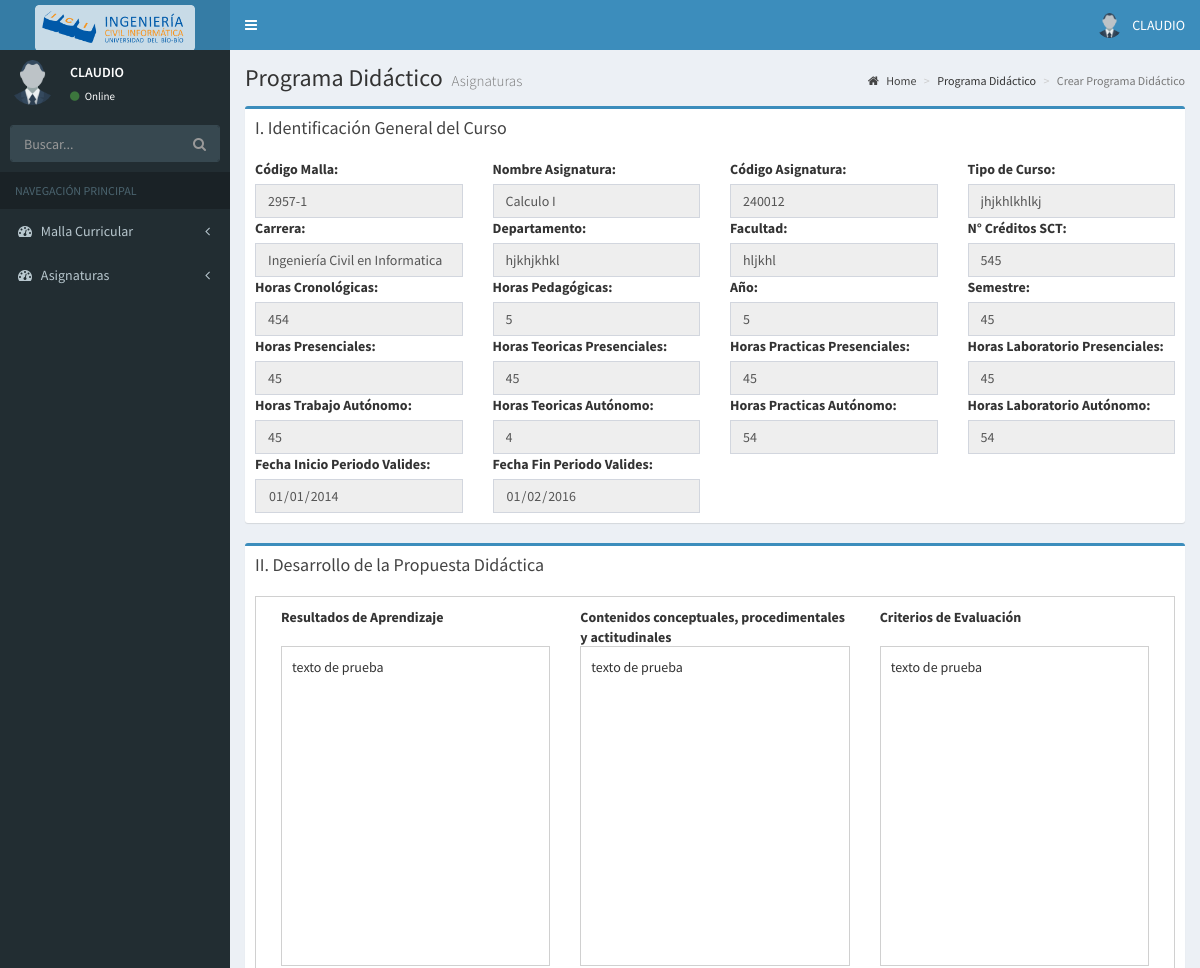
The app's page /Vista/Layout/crearProgramaDidacticoAsignaturas.php?pe_id=19 (signed in, upper part), older data.
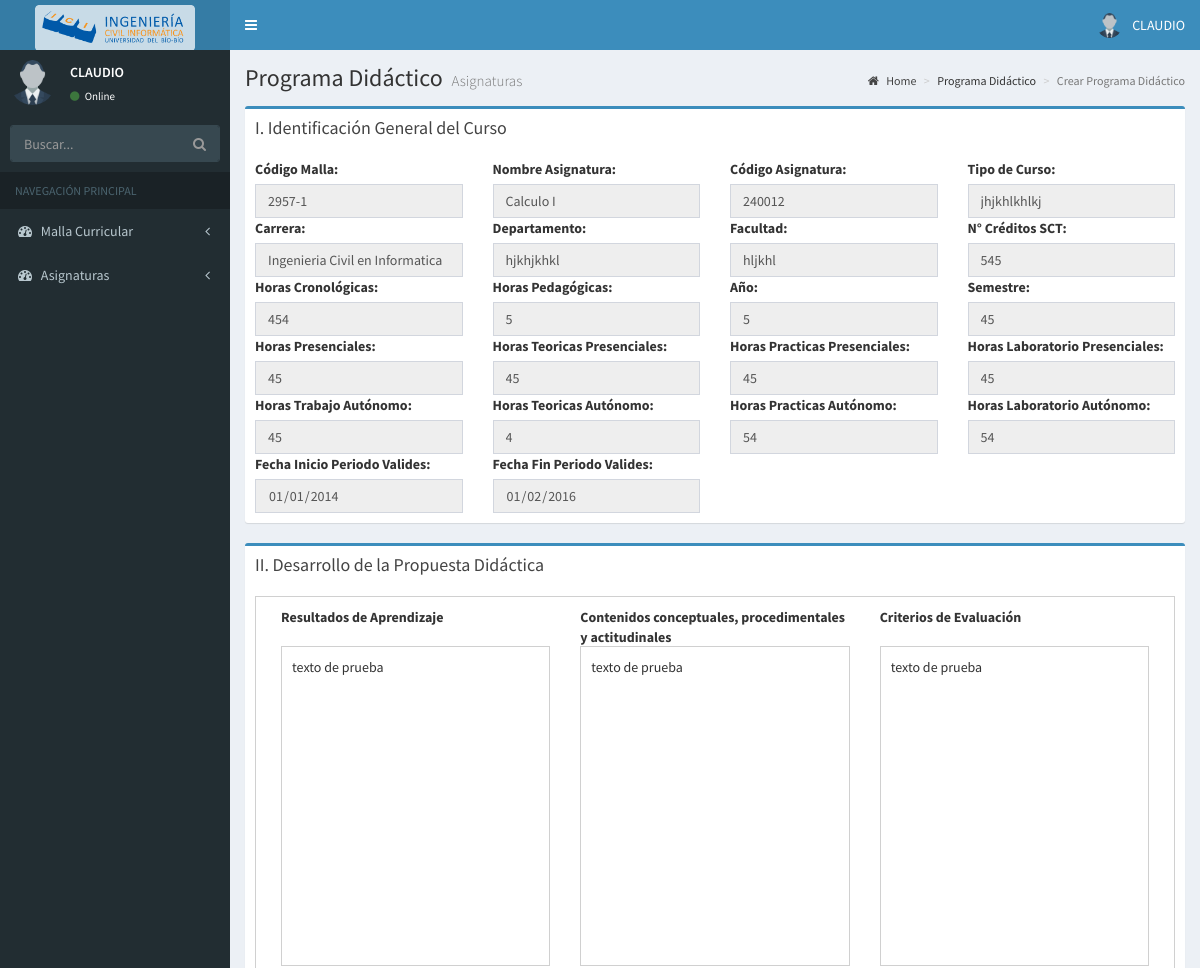
The same page, newer data.
### tables this page shows
CREATE TABLE IF NOT EXISTS `programa_extenso` (
`pe_id` int(11) NOT NULL,
  `pe_tipo_curso` varchar(45) DEFAULT NULL,
  `pe_carrera` varchar(45) DEFAULT NULL,
  `pe_departamento` varchar(45) DEFAULT NULL,
  `pe_facultad` varchar(45) DEFAULT NULL,
  `pe_nro_creditos` int(11) DEFAULT NULL,
  `pe_horas_cronologicas` int(11) DEFAULT NULL,
  `pe_horas_pedagogicas` int(11) DEFAULT NULL,
  `pe_anio` int(11) DEFAULT NULL,
  `pe_semestre` int(11) DEFAULT NULL,
  `pe_hrs_presenciales` int(11) DEFAULT NULL,
  `pe_ht_presenciales` int(11) DEFAULT NULL,
  `pe_hp_presenciales` int(11) DEFAULT NULL,
  `pe_hl_presenciales` int(11) DEFAULT NULL,
  `pe_hrs_autonomas` int(11) DEFAULT NULL,
  `pe_ht_autonomas` int(11) DEFAULT NULL,
  `pe_hp_autonomas` int(11) DEFAULT NULL,
  `pe_hl_autonomas` int(11) DEFAULT NULL,
  `pe_presentacion` varchar(2000) DEFAULT NULL,
  `pe_descriptor_competencias` varchar(2000) DEFAULT NULL,
  `pe_aprendizajes_previos` varchar(2000) DEFAULT NULL,
  `pe_fecha_inicio` date DEFAULT NULL,
  `pe_fecha_fin` date DEFAULT NULL,
  `pe_observacion` varchar(100) DEFAULT NULL,
  `pe_biblio_fundamental` varchar(2000) DEFAULT NULL,
  `pe_biblio_complementaria` varchar(2000) DEFAULT NULL,
  `asig_codigo` int(6) NOT NULL,
  `pe_fecha_modificacion` datetime NOT NULL,
  `usu_rut` int(11) NOT NULL,
  `pe_borrador` int(1) NOT NULL,
  `pe_sistema_evaluacion` varchar(2000) DEFAULT NULL
);

### Vista/Layout/crearProgramaDidacticoAsignaturas.php (the view, shortened to what the changed rows need)
<!DOCTYPE html>
<?php
$pe_id = $_REQUEST["pe_id"];
include_once '../../Controlador/Contenedor.php';
$control = Contenedor::getInstancia();
$programa_extenso = $control->getPrograma_extensoByID($pe_id);
?>
<html>
    <head>
        <link rel="stylesheet" href="../../Files/Complementos/template_admin_lite/bootstrap/css/bootstrap.min.css">
        <link rel="stylesheet" href="https://cdnjs.cloudflare.com/ajax/libs/font-awesome/4.5.0/css/font-awesome.min.css">
        <link rel="stylesheet" href="https://cdnjs.cloudflare.com/ajax/libs/ionicons/2.0.1/css/ionicons.min.css">
        <link rel="stylesheet" href="../../Files/Complementos/template_admin_lite/dist/css/AdminLTE.min.css">
        <link rel="stylesheet" href="../../Files/Complementos/template_admin_lite/dist/css/skins/_all-skins.min.css">
        <link rel="stylesheet" href="../../Files/Complementos/template_admin_lite/plugins/iCheck/flat/blue.css">
        <link rel="stylesheet" href="../../Files/Complementos/template_admin_lite/plugins/morris/morris.css">
        <link rel="stylesheet" href="../../Files/Complementos/template_admin_lite/plugins/jvectormap/jquery-jvectormap-1.2.2.css">
        <link rel="stylesheet" href="../../Files/Complementos/template_admin_lite/plugins/datepicker/datepicker3.css">
        <link rel="stylesheet" href="../../Files/Complementos/template_admin_lite/plugins/daterangepicker/daterangepicker.css">
        <link rel="stylesheet" href="../../Files/Complementos/template_admin_lite/plugins/bootstrap-wysihtml5/bootstrap3-wysihtml5.min.css">
        <link rel="stylesheet" href="../../Files/Complementos/template_admin_lite/plugins/bootstrap-select-1.12.1/dist/css/bootstrap-select.css">
    </head>
    <body class="hold-transition skin-blue sidebar-mini">
        <div class="wrapper">
            <div class="content-wrapper">
                <section class="content-header">
                    <h1>
                        Programa Didáctico
                        <small>Asignaturas</small>
                    </h1>
                </section>
                <section class="content">
                    <form id="fm-programa">
                        <div class="row">
                            <div class="col-md-12">
                                <div class="box box-primary">
                                    <div class="box-body">
                                        <div class="row">
                                            <div class="col-md-3">
                                                <div class="form-group">
                                                    <label for="pe_tipo_curso">Tipo de Curso:</label>
                                                    <input type="text" class="form-control pull-right" id="pe_tipo_curso" name="pe_tipo_curso" value="<?= $programa_extenso->getPe_tipo_curso() ?>" readonly>
                                                </div>
                                            </div>
                                            <div class="col-md-3">
                                                <div class="form-group">
                                                    <label for="pe_carrera">Carrera:</label>
                                                    <input type="text" class="form-control pull-right" id="pe_carrera" name="pe_carrera" value="<?= $programa_extenso->getPe_carrera() ?>" readonly>
                                                </div>
                                            </div>
                                            <div class="col-md-3">
                                                <div class="form-group">
                                                    <label for="pe_departamento">Departamento:</label>
                                                    <input type="text" class="form-control pull-right" id="pe_departamento" name="pe_departamento" value="<?= $programa_extenso->getPe_departamento() ?>" readonly>
                                                </div>
                                            </div>
                                            <div class="col-md-3">
                                                <div class="form-group">
                                                    <label for="pe_facultad">Facultad:</label>
                                                    <input type="text" class="form-control pull-right" id="pe_facultad" name="pe_facultad" value="<?= $programa_extenso->getPe_facultad() ?>" readonly >
                                                </div>
                                            </div>
                                            <div class="col-md-3">
                                                <div class="form-group">
                                                    <label for="pe_nro_creditos">N° Créditos SCT:</label>
                                                    <input type="number" class="form-control pull-right" id="pe_nro_creditos" name="pe_nro_creditos" value="<?= $programa_extenso->getPe_nro_creditos() ?>" readonly >
                                                </div>
                                            </div>
                                            <div class="col-md-3">
                                                <div class="form-group">
                                                    <label for="pe_horas_cronologicas">Horas Cronológicas:</label>
                                                    <input type="number" class="form-control pull-right" id="pe_horas_cronologicas" name="pe_horas_cronologicas" value="<?= $programa_extenso->getPe_horas_cronologicas() ?>" readonly >
                                                </div>
                                            </div>
                                            <div class="col-md-3">
                                                <div class="form-group">
                                                    <label for="pe_horas_pedagogicas">Horas Pedagógicas:</label>
                                                    <input type="number" class="form-control pull-right" id="pe_horas_pedagogicas" name="pe_horas_pedagogicas" value="<?= $programa_extenso->getPe_horas_pedagogicas() ?>" readonly >
                                                </div>
                                            </div>
                                            <div class="col-md-3">
                                                <div class="form-group">
                                                    <label for="pe_anio">Año:</label>
                                                    <input type="number" class="form-control pull-right" id="pe_anio" name="pe_anio" value="<?= $programa_extenso->getPe_anio() ?>" readonly >
                                                </div>
                                            </div>
                                            <div class="col-md-3">
                                                <div class="form-group">
                                                    <label for="pe_semestre">Semestre:</label>
                                                    <input type="number" class="form-control pull-right" id="pe_semestre" name="pe_semestre" value="<?= $programa_extenso->getPe_semestre() ?>" readonly >
                                                </div>
                                            </div>
                                            <div class="col-md-3">
                                                <div class="form-group">
                                                    <label for="pe_hrs_presenciales">Horas Presenciales:</label>
                                                    <input type="number" class="form-control pull-right" id="pe_hrs_presenciales" name="pe_hrs_presenciales" value="<?= $programa_extenso->getPe_hrs_presenciales() ?>" readonly >
                                                </div>
                                            </div>
                                            <div class="col-md-3">
                                                <div class="form-group">
                                                    <label for="pe_ht_presenciales">Horas Teoricas Presenciales:</label>
                                                    <input type="number" class="form-control pull-right" id="pe_ht_presenciales" name="pe_ht_presenciales" value="<?= $programa_extenso->getPe_ht_presenciales() ?>" readonly >
                                                </div>
                                            </div>
                                            <div class="col-md-3">
                                                <div class="form-group">
                                                    <label for="pe_hp_presenciales">Horas Practicas Presenciales:</label>
                                                    <input type="number" class="form-control pull-right" id="pe_hp_presenciales" name="pe_hp_presenciales" value="<?= $programa_extenso->getPe_hp_presenciales() ?>" readonly >
                                                </div>
                                            </div>
                                            <div class="col-md-3">
                                                <div class="form-group">
                                                    <label for="pe_hl_presenciales">Horas Laboratorio Presenciales:</label>
                                                    <input type="number" class="form-control pull-right" id="pe_hl_presenciales" name="pe_hl_presenciales" value="<?= $programa_extenso->getPe_hl_presenciales() ?>" readonly >
                                                </div>
                                            </div>
                                            <div class="col-md-3">
                                                <div class="form-group">
                                                    <label for="pe_hrs_autonomas">Horas Trabajo Autónomo:</label>
                                                    <input type="number" class="form-control pull-right" id="pe_hrs_autonomas" name="pe_hrs_autonomas" value="<?= $programa_extenso->getPe_hrs_autonomas() ?>" readonly >
                                                </div>
                                            </div>
                                            <div class="col-md-3">
                                                <div class="form-group">
                                                    <label for="pe_ht_autonomas">Horas Teoricas Autónomo:</label>
                                                    <input type="number" class="form-control pull-right" id="pe_ht_autonomas" name="pe_ht_autonomas" value="<?= $programa_extenso->getPe_ht_autonomas() ?>" readonly >
                                                </div>
                                            </div>
                                            <div class="col-md-3">
                                                <div class="form-group">
                                                    <label for="pe_hp_autonomas">Horas Practicas Autónomo:</label>
                                                    <input type="number" class="form-control pull-right" id="pe_hp_autonomas" name="pe_hp_autonomas" value="<?= $programa_extenso->getPe_hp_autonomas() ?>" readonly >
                                                </div>
                                            </div>
                                            <div class="col-md-3">
                                                <div class="form-group">
                                                    <label for="pe_hl_autonomas">Horas Laboratorio Autónomo:</label>
                                                    <input type="number" class="form-control pull-right" id="pe_hl_autonomas" name="pe_hl_autonomas" value="<?= $programa_extenso->getPe_hl_autonomas() ?>" readonly >
                                                </div>
                                            </div>
                                            <div class="col-md-3">
                                                <div class="form-group">
                                                    <label for="pe_fecha_inicio">Fecha Inicio Periodo Valides:</label>
                                                    <input type="date" class="form-control pull-right" id="pe_fecha_inicio" name="pe_fecha_inicio" value="<?= $programa_extenso->getPe_fecha_inicio() ?>" readonly >
                                                </div>
                                            </div>
                                            <div class="col-md-3">
                                                <div class="form-group">
                                                    <label for="pe_fecha_fin">Fecha Fin Periodo Valides:</label>
                                                    <input type="date" class="form-control pull-right" id="pe_fecha_fin" name="pe_fecha_fin" value="<?= $programa_extenso->getPe_fecha_fin() ?>" readonly >
                                                </div>
                                            </div>
                                        </div>
                                    </div>
                                </div>
                            </div>
                        </div>
                    </form>
                </section>
            </div>
        </div>
    </body>
</html>

Row changes from the older to the newer data that the page shows:
changed programa_extenso "jhjkhlkhlkj": pe_carrera "Ingeniería Civil en Informatica" → "Ingenieria Civil en Informatica"
